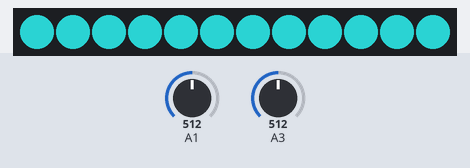
Bench run of a sketch on a simulated Arduino Uno, built with avr-gcc and run on an emulated ATmega328P. On the bench: 12 RGB LEDs in strip order, left to right. The test bench sets the inputs (shaded band); at power-on: A1 = 512, A3 = 512. Dim RGB values are drawn brighter than linear.

Above: at 1.2 s.
1.3 s: A1 set to 716
At 2.0 s:
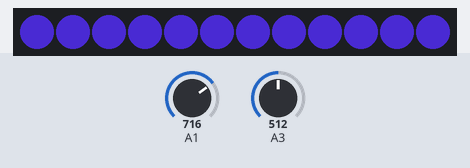
2.9 s: A3 set to 0
At 3.8 s:
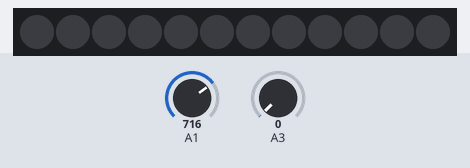
4.4 s: A3 set to 122
At 5.6 s:
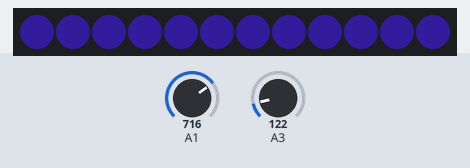
6.0 s: A1 set to 1023
At 7.4 s:
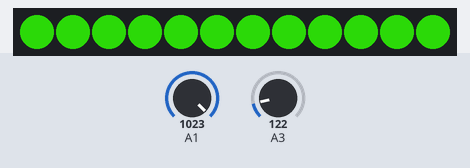
7.7 s: A3 set to 511
At 8.3 s:
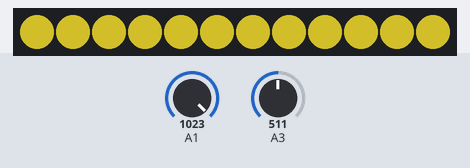
9.3 s: A1 set to 900
At 10.2 s:
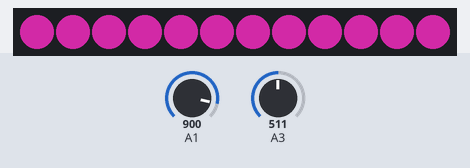
Timing chart, 0 to 11.9 s (numbered marks = the images above; inputs shaded):
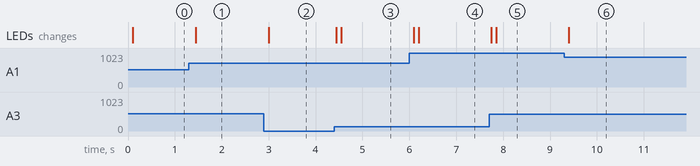

Measured:
- after the input at 1.3 s, the LEDs: change after 0.15 s (image 1)
- after the input at 2.9 s, the LEDs: change after 0.10 s (image 2)
- after the input at 4.4 s, the LEDs: first change at once (image 3 shows a later state)
- after the input at 6.0 s, the LEDs: first change after 0.10 s (image 4 shows a later state)
- after the input at 7.7 s, the LEDs: first change after 0.05 s (image 5 shows a later state)
- after the input at 9.3 s, the LEDs: change after 0.10 s (image 6)

The sketch:

neopixel_colorChange_sample.ino
```cpp
#include <Adafruit_NeoPixel.h>

#define PIN A5        // NeoPixel 데이터 핀
#define NUM_LEDS 12   // NeoPixel LED 개수

Adafruit_NeoPixel strip(NUM_LEDS, PIN, NEO_GRB + NEO_KHZ800);

struct RGB {
  uint8_t r;
  uint8_t g;
  uint8_t b;
};

// HSV to RGB 변환 함수
RGB hsiToRgb(float hue, float intensity) {
  float r, g, b;

  // Hue를 60도로 나누어 섹터 계산
  int i = int(hue / 60) % 6;
  float f = (hue / 60) - i;
  float p = intensity * 0.2;       // 낮은 밝기 기준값 추가
  float q = intensity * (1 - f * 0.8); // 강도 비율 보정
  float t = intensity * (1 - (1 - f) * 0.8); // 상한선 보정

  // 섹터별 RGB 계산
  switch (i) {
    case 0:
      r = intensity, g = t, b = p;
      break;
    case 1:
      r = q, g = intensity, b = p;
      break;
    case 2:
      r = p, g = intensity, b = t;
      break;
    case 3:
      r = p, g = q, b = intensity;
      break;
    case 4:
      r = t, g = p, b = intensity;
      break;
    case 5:
      r = intensity, g = p, b = q;
      break;
  }

  // 결과 값 스케일링
  RGB rgb;
  rgb.r = uint8_t(r * 255);
  rgb.g = uint8_t(g * 255);
  rgb.b = uint8_t(b * 255);

  return rgb;
}

void setup() {
  strip.begin();    // NeoPixel 초기화
  strip.show();     // 모든 LED 끄기
}

void loop() {
  // 가변저항 값 안정화
  int hueValue = smoothAnalogRead(A1);        // Hue (0-1023)
  int intensityValue = smoothAnalogRead(A3); // Intensity (0-1023)

  // Hue와 Intensity를 변환
  float hue = map(hueValue, 0, 1023, 0, 360);        // 0-360으로 매핑
  float intensity = map(intensityValue, 0, 1023, 0, 100) / 100.0; // 0-1로 매핑

  // HSV를 RGB로 변환
  RGB rgb = hsiToRgb(hue, intensity);

  // 모든 LED에 동일한 색상을 설정
  for (int i = 0; i < NUM_LEDS; i++) {
    strip.setPixelColor(i, strip.Color(rgb.r, rgb.g, rgb.b));
  }

  // LED 업데이트
  strip.show();

  // delay(50); // 작은 지연 추가
}

// 아날로그 입력 값을 안정화하는 함수
int smoothAnalogRead(int pin) {
  const int numReadings = 10; // 평균을 위한 샘플 수
  int total = 0;

  for (int i = 0; i < numReadings; i++) {
    total += analogRead(pin);
    delay(5); // 샘플 간의 간격
  }

  return total / numReadings;
}
```
